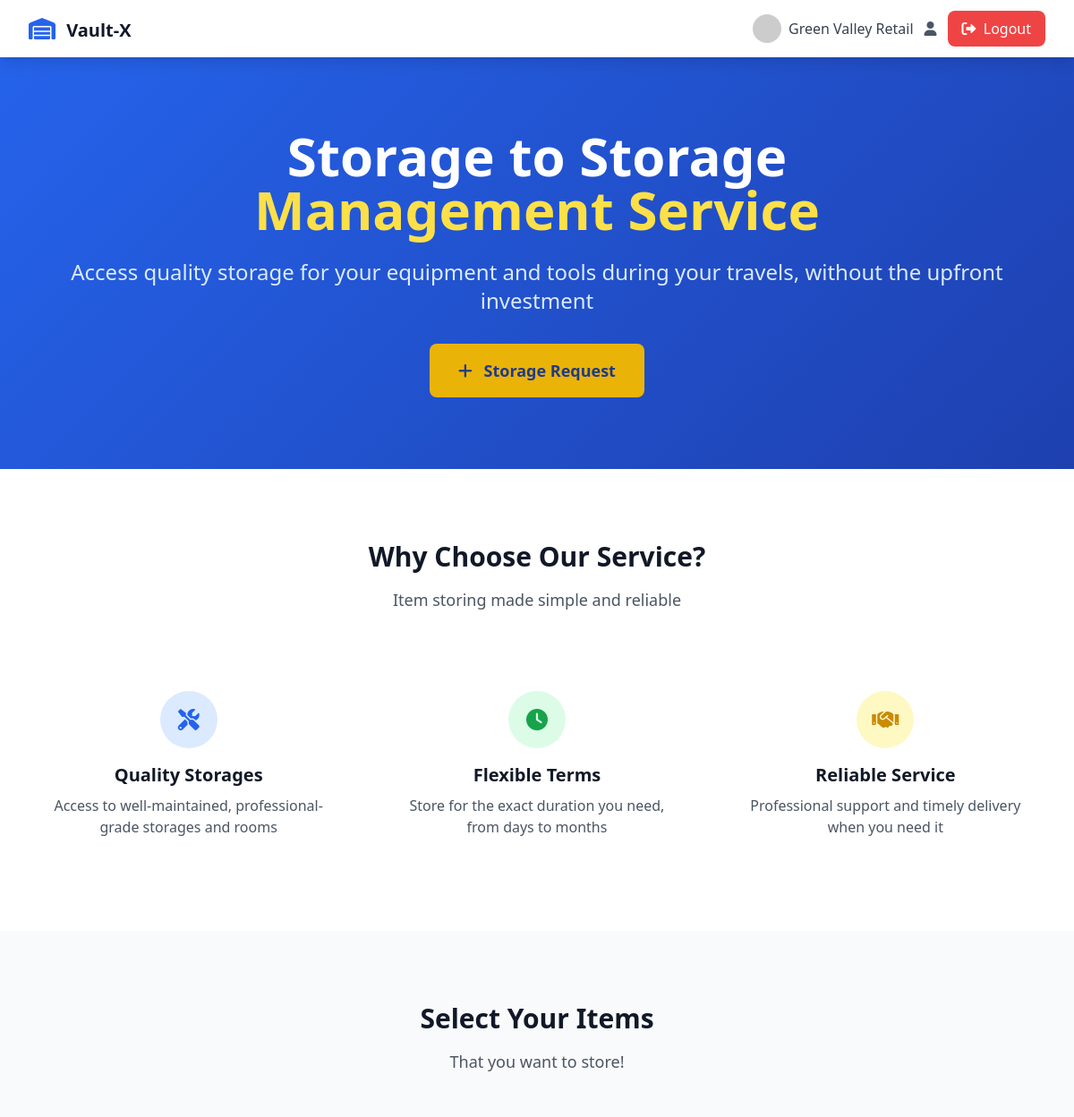
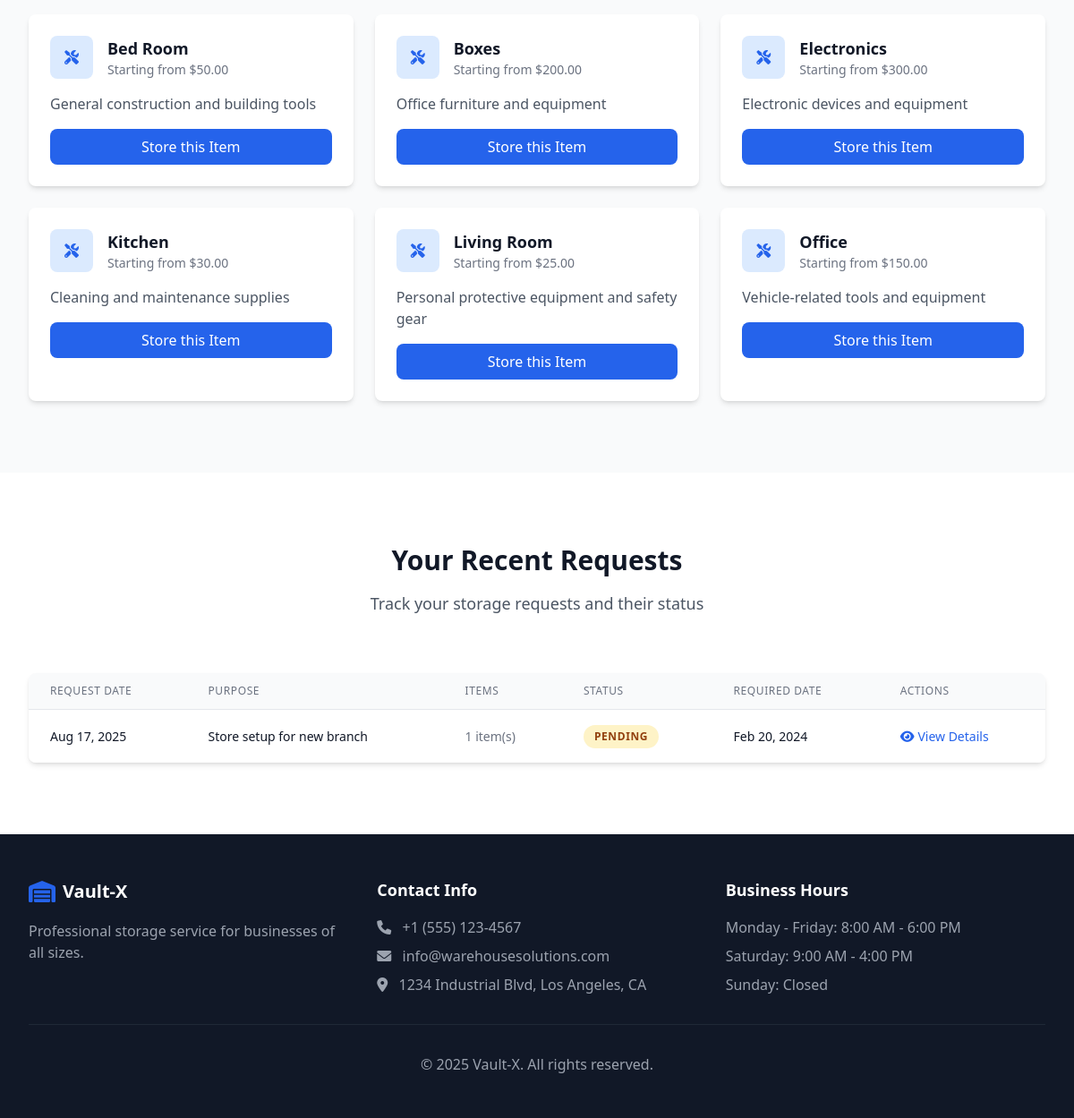
The page /customer-side/index.php (signed in) on the database its author committed (2 pictures, top to bottom).
### tables this page shows
CREATE TABLE Customer (
    id INT PRIMARY KEY AUTO_INCREMENT,
    name VARCHAR(100),
    email VARCHAR(100) UNIQUE,
    password_hash VARCHAR(255),
    phone VARCHAR(20),
    address TEXT,
    customer_type ENUM('retail', 'wholesale', 'corporate', 'government') DEFAULT 'retail',
    location_type ENUM('local', 'regional', 'national', 'international') DEFAULT 'local',
    contact_person VARCHAR(100),
    alt_phone VARCHAR(20),
    credit_limit DECIMAL(10,2) DEFAULT 0.00,
    payment_terms ENUM('net-30', 'net-60', 'cod', 'advance') DEFAULT 'net-30',
    billing_address TEXT,
    shipping_address TEXT,
    status ENUM('active', 'inactive', 'vip', 'suspended') DEFAULT 'active',
    created_at DATETIME DEFAULT CURRENT_TIMESTAMP
);

CREATE TABLE Borrowing_Item_Types (
    id INT PRIMARY KEY AUTO_INCREMENT,
    name VARCHAR(100),
    description TEXT,
    unit VARCHAR(50),
    estimated_value DECIMAL(10,2),
    created_at DATETIME DEFAULT CURRENT_TIMESTAMP
);

CREATE TABLE Borrowing_Request (
    id INT PRIMARY KEY AUTO_INCREMENT,
    customer_id INT,
    employee_id INT,
    location_id INT,
    request_date DATETIME DEFAULT CURRENT_TIMESTAMP,
    required_date DATETIME,
    purpose TEXT,
    status ENUM('pending', 'approved', 'rejected', 'active', 'returned', 'overdue') DEFAULT 'pending',
    approved_by INT,
    approved_date DATETIME,
    notes TEXT,
    FOREIGN KEY (customer_id) REFERENCES Customer(id),
    FOREIGN KEY (employee_id) REFERENCES Employee(id),
    FOREIGN KEY (location_id) REFERENCES Location(id),
    FOREIGN KEY (approved_by) REFERENCES Admin(id)
);

### customer-side/index.php (the view, shortened to what this page needs)
<?php
require_once '../includes/config.php';
$isLoggedIn = isset($_SESSION['customer_id']);
$customer = null;
if ($isLoggedIn) {
    $stmt = $pdo->prepare("SELECT * FROM Customer WHERE id = ?");
    $stmt->execute([$_SESSION['customer_id']]);
    $customer = $stmt->fetch();
}
$itemTypesStmt = $pdo->query("SELECT * FROM Borrowing_Item_Types ORDER BY name");
$itemTypes = $itemTypesStmt->fetchAll();
$recentRequests = [];
if ($isLoggedIn) {
    $stmt = $pdo->prepare("
        SELECT br.*, COUNT(bi.id) as item_count
        FROM Borrowing_Request br
        LEFT JOIN Borrowing_Items bi ON br.id = bi.borrowing_request_id
        WHERE br.customer_id = ?
        GROUP BY br.id
        ORDER BY br.request_date DESC
        LIMIT 5
    ");
    $stmt->execute([$_SESSION['customer_id']]);
    $recentRequests = $stmt->fetchAll();
}
?>
<!DOCTYPE html>
<html lang="en">
<head>
    <script src="https://cdn.tailwindcss.com"></script>
    <link href="https://cdnjs.cloudflare.com/ajax/libs/font-awesome/6.0.0/css/all.min.css" rel="stylesheet">
    <link rel="stylesheet" href="style.css">
</head>
<body class="bg-gray-50">
    <nav class="bg-white shadow-lg sticky top-0 z-40">
        <div class="max-w-7xl mx-auto px-4 sm:px-6 lg:px-8">
            <div class="flex justify-between h-16">
                <div class="flex items-center">
                    <div class="flex-shrink-0">
                        <i class="fas fa-warehouse text-2xl text-primary mr-2"></i>
                        <span class="text-xl font-bold text-gray-900">Vault-X</span>
                    </div>
                </div>
                <div class="flex items-center space-x-4">
                    <?php if ($isLoggedIn): ?>
                        <div class="flex items-center space-x-3">
                            <div class="flex items-center space-x-2">
                                <img class="h-8 w-8 rounded-full" src="https://ui-avatars.com/api/?name=<?php echo urlencode($customer['name']); ?>&background=2563EB&color=fff" alt="">
                                <span class="text-gray-700 font-medium"><?php echo htmlspecialchars($customer['name']); ?></span>
                            </div>
                            <button onclick="showProfile()" class="text-gray-600 hover:text-primary">
                                <i class="fas fa-user"></i>
                            </button>
                            <button onclick="logout()" class="bg-red-500 text-white px-4 py-2 rounded-lg hover:bg-red-600 transition-colors">
                                <i class="fas fa-sign-out-alt mr-1"></i> Logout
                            </button>
                        </div>
                    <?php else: ?>
                        <button onclick="showLogin()" class="text-primary hover:text-secondary font-medium">Login</button>
                        <button onclick="showRegister()" class="bg-primary text-white px-4 py-2 rounded-lg hover:bg-secondary transition-colors">Sign Up</button>
                    <?php endif; ?>
                </div>
            </div>
        </div>
    </nav>
    <section class="hero-gradient text-white">
        <div class="max-w-7xl mx-auto px-4 sm:px-6 lg:px-8 py-20">
            <div class="text-center">
                <h1 class="text-4xl md:text-6xl font-bold mb-6">
                    Storage to Storage<br>
                    <span class="text-yellow-300">Management Service</span>
                </h1>
                <p class="text-xl md:text-2xl mb-8 text-blue-100">
                    Access quality storage for your equipment and tools during your travels, without the upfront investment
                </p>
                <?php if ($isLoggedIn): ?>
                    <button onclick="showBorrowRequest()" class="bg-yellow-500 text-blue-900 px-8 py-4 rounded-lg text-lg font-semibold hover:bg-yellow-400 transition-colors btn-pulse">
                        <i class="fas fa-plus mr-2"></i> Storage Request
                    </button>
                <?php else: ?>
                    <button onclick="showRegister()" class="bg-yellow-500 text-blue-900 px-8 py-4 rounded-lg text-lg font-semibold hover:bg-yellow-400 transition-colors">
                        Get Started Today
                    </button>
                <?php endif; ?>
            </div>
        </div>
    </section>
    <section class="py-20 bg-white">
        <div class="max-w-7xl mx-auto px-4 sm:px-6 lg:px-8">
            <div class="text-center mb-16">
                <h2 class="text-3xl font-bold text-gray-900 mb-4">Why Choose Our Service?</h2>
                <p class="text-lg text-gray-600">Item storing made simple and reliable</p>
            </div>
            <div class="grid grid-cols-1 md:grid-cols-3 gap-8">
                <div class="text-center p-6">
                    <div class="bg-blue-100 rounded-full w-16 h-16 flex items-center justify-center mx-auto mb-4 feature-icon">
                        <i class="fas fa-tools text-2xl text-primary"></i>
                    </div>
                    <h3 class="text-xl font-semibold text-gray-900 mb-2">Quality Storages</h3>
                    <p class="text-gray-600">Access to well-maintained, professional-grade storages and rooms</p>
                </div>
                <div class="text-center p-6">
                    <div class="bg-green-100 rounded-full w-16 h-16 flex items-center justify-center mx-auto mb-4 feature-icon">
                        <i class="fas fa-clock text-2xl text-green-600"></i>
                    </div>
                    <h3 class="text-xl font-semibold text-gray-900 mb-2">Flexible Terms</h3>
                    <p class="text-gray-600">Store for the exact duration you need, from days to months</p>
                </div>
                <div class="text-center p-6">
                    <div class="bg-yellow-100 rounded-full w-16 h-16 flex items-center justify-center mx-auto mb-4 feature-icon">
                        <i class="fas fa-handshake text-2xl text-yellow-600"></i>
                    </div>
                    <h3 class="text-xl font-semibold text-gray-900 mb-2">Reliable Service</h3>
                    <p class="text-gray-600">Professional support and timely delivery when you need it</p>
                </div>
            </div>
        </div>
    </section>
    <section class="py-20 bg-gray-50">
        <div class="max-w-7xl mx-auto px-4 sm:px-6 lg:px-8">
            <div class="text-center mb-16">
                <h2 class="text-3xl font-bold text-gray-900 mb-4">Select Your Items</h2>
                <p class="text-lg text-gray-600">That you want to store!</p>
            </div>
            <div class="grid grid-cols-1 md:grid-cols-2 lg:grid-cols-3 gap-6">
                <?php foreach ($itemTypes as $itemType): ?>
                <div class="bg-white rounded-lg shadow-md hover:shadow-lg transition-shadow p-6 equipment-card">
                    <div class="flex items-center mb-4">
                        <div class="bg-blue-100 rounded-lg w-12 h-12 flex items-center justify-center mr-4 feature-icon">
                            <i class="fas fa-tools text-primary"></i>
                        </div>
                        <div>
                            <h3 class="text-lg font-semibold text-gray-900"><?php echo htmlspecialchars($itemType['name']); ?></h3>
                            <p class="text-sm text-gray-500">Starting from $<?php echo number_format($itemType['estimated_value'], 2); ?></p>
                        </div>
                    </div>
                    <p class="text-gray-600 mb-4"><?php echo htmlspecialchars($itemType['description']); ?></p>
                    <?php if ($isLoggedIn): ?>
                        <button onclick="requestItemType(<?php echo $itemType['id']; ?>, '<?php echo htmlspecialchars($itemType['name']); ?>')"
                                class="w-full bg-primary text-white py-2 rounded-lg hover:bg-secondary transition-colors">
                            Store this Item
                        </button>
                    <?php else: ?>
                        <button onclick="showLogin()" class="w-full bg-gray-200 text-gray-700 py-2 rounded-lg hover:bg-gray-300 transition-colors">
                            Login to Store your Item
                        </button>
                    <?php endif; ?>
                </div>
                <?php endforeach; ?>
            </div>
        </div>
    </section>
    <?php if ($isLoggedIn && !empty($recentRequests)): ?>
    <section class="py-20 bg-white">
        <div class="max-w-7xl mx-auto px-4 sm:px-6 lg:px-8">
            <div class="text-center mb-16">
                <h2 class="text-3xl font-bold text-gray-900 mb-4">Your Recent Requests</h2>
                <p class="text-lg text-gray-600">Track your storage requests and their status</p>
            </div>
            <div class="bg-white rounded-lg shadow-md overflow-hidden">
                <div class="table-responsive">
                    <table class="min-w-full divide-y divide-gray-200">
                        <thead class="bg-gray-50">
                            <tr>
                                <th class="px-6 py-3 text-left text-xs font-medium text-gray-500 uppercase tracking-wider">Request Date</th>
                                <th class="px-6 py-3 text-left text-xs font-medium text-gray-500 uppercase tracking-wider">Purpose</th>
                                <th class="px-6 py-3 text-left text-xs font-medium text-gray-500 uppercase tracking-wider">Items</th>
                                <th class="px-6 py-3 text-left text-xs font-medium text-gray-500 uppercase tracking-wider">Status</th>
                                <th class="px-6 py-3 text-left text-xs font-medium text-gray-500 uppercase tracking-wider">Required Date</th>
                                <th class="px-6 py-3 text-left text-xs font-medium text-gray-500 uppercase tracking-wider">Actions</th>
                            </tr>
                        </thead>
                        <tbody class="bg-white divide-y divide-gray-200">
                            <?php foreach ($recentRequests as $request): ?>
                            <tr class="hover:bg-gray-50">
                                <td class="px-6 py-4 whitespace-nowrap text-sm text-gray-900">
                                    <?php echo date('M j, Y', strtotime($request['request_date'])); ?>
                                </td>
                                <td class="px-6 py-4 text-sm text-gray-900">
                                    <?php echo htmlspecialchars($request['purpose']); ?>
                                </td>
                                <td class="px-6 py-4 whitespace-nowrap text-sm text-gray-500">
                                    <?php echo $request['item_count']; ?> item(s)
                                </td>
                                <td class="px-6 py-4 whitespace-nowrap">
                                    <?php
                                    $statusColors = [
                                        'pending' => 'status-pending',
                                        'approved' => 'status-approved',
                                        'rejected' => 'status-rejected',
                                        'active' => 'status-active',
                                        'returned' => 'status-returned',
                                        'overdue' => 'status-overdue'
                                    ];
                                    $statusClass = $statusColors[$request['status']] ?? 'status-pending';
                                    ?>
                                    <span class="status-badge <?php echo $statusClass; ?>">
                                        <?php echo ucfirst($request['status']); ?>
                                    </span>
                                </td>
                                <td class="px-6 py-4 whitespace-nowrap text-sm text-gray-900">
                                    <?php echo date('M j, Y', strtotime($request['required_date'])); ?>
                                </td>
                                <td class="px-6 py-4 whitespace-nowrap text-sm">
                                    <a href="request-detail.php?id=<?php echo $request['id']; ?>" class="text-primary hover:text-secondary font-medium">
                                        <i class="fas fa-eye mr-1"></i>View Details
                                    </a>
                                </td>
                            </tr>
                            <?php endforeach; ?>
                        </tbody>
                    </table>
                </div>
            </div>
        </div>
    </section>
    <?php endif; ?>
    <footer class="bg-gray-900 text-white py-12">
        <div class="max-w-7xl mx-auto px-4 sm:px-6 lg:px-8">
            <div class="grid grid-cols-1 md:grid-cols-3 gap-8">
                <div>
                    <div class="flex items-center mb-4">
                        <i class="fas fa-warehouse text-2xl text-primary mr-2"></i>
                        <span class="text-xl font-bold">Vault-X</span>
                    </div>
                    <p class="text-gray-400">Professional storage service for businesses of all sizes.</p>
                </div>
                <div>
                    <h3 class="text-lg font-semibold mb-4">Contact Info</h3>
                    <div class="space-y-2 text-gray-400">
                        <p><i class="fas fa-phone mr-2"></i> +1 (555) 123-4567</p>
                        <p><i class="fas fa-envelope mr-2"></i> info@warehousesolutions.com</p>
                        <p><i class="fas fa-map-marker-alt mr-2"></i> 1234 Industrial Blvd, Los Angeles, CA</p>
                    </div>
                </div>
                <div>
                    <h3 class="text-lg font-semibold mb-4">Business Hours</h3>
                    <div class="space-y-2 text-gray-400">
                        <p>Monday - Friday: 8:00 AM - 6:00 PM</p>
                        <p>Saturday: 9:00 AM - 4:00 PM</p>
                        <p>Sunday: Closed</p>
                    </div>
                </div>
            </div>
            <div class="border-t border-gray-800 mt-8 pt-8 text-center">
                <p class="text-gray-400">&copy; 2025 Vault-X. All rights reserved.</p>
            </div>
        </div>
    </footer>
</body>
</html>

### rows shown on the page
customer: name "Green Valley Retail"
borrowing_item_types: name "Bed Room", estimated_value "50.00", description "General construction and building tools"
borrowing_item_types: name "Boxes", estimated_value "200.00", description "Office furniture and equipment"
borrowing_item_types: name "Electronics", estimated_value "300.00", description "Electronic devices and equipment"
borrowing_item_types: name "Kitchen", estimated_value "30.00", description "Cleaning and maintenance supplies"
borrowing_item_types: name "Living Room", estimated_value "25.00", description "Personal protective equipment and safety gear"
borrowing_item_types: name "Office", estimated_value "150.00", description "Vehicle-related tools and equipment"
borrowing_request: request_date "Aug 17, 2025", purpose "Store setup for new branch", item_count "1", status "PENDING", required_date "Feb 20, 2024"
